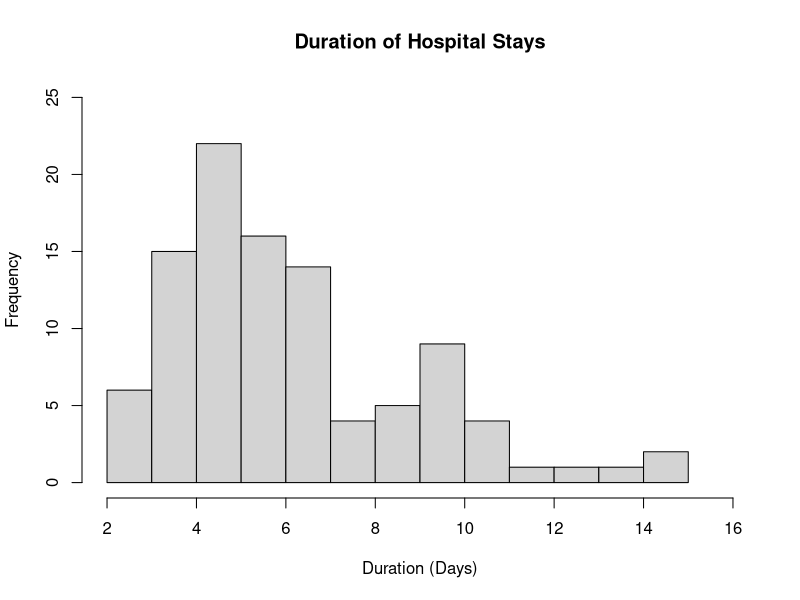

R code for this plot:
setwd("C:/BU/CSSE/CS555/HW1")
DaysRAW <- read.csv("./A01.csv",header = TRUE)
DaysPlot <- hist(DaysRAW$Days, main = "Duration of Hospital Stays", xlab = "Duration (Days)", 
                 breaks = max(DaysRAW)-min(DaysRAW)+1, xlim = c(min(DaysRAW),max(DaysRAW)+1),
                 ylim = (c(0,25)), plot = TRUE, right = F)

length(DaysRAW$Days)
median(DaysRAW$Days)# probably best as the "center" of the plot
mean(DaysRAW$Days)
var(DaysRAW$Days)
sd(DaysRAW$Days)
quantile(DaysRAW$Days)
min(DaysRAW)
max(DaysRAW)
DaysRAW$Days>=(4+1.5*(7-4))

# Question 2 --------------------------------------------------------------

MoreThanTen <- pnorm(10,5,3,lower.tail = FALSE)/pnorm(0,5,3,lower.tail = FALSE)
print(MoreThanTen)

# part b
MoreThanSix<- pnorm(6,5,7.528384,lower.tail = FALSE)/pnorm(0,5,7.528384,lower.tail = FALSE)
print(MoreThanSix)